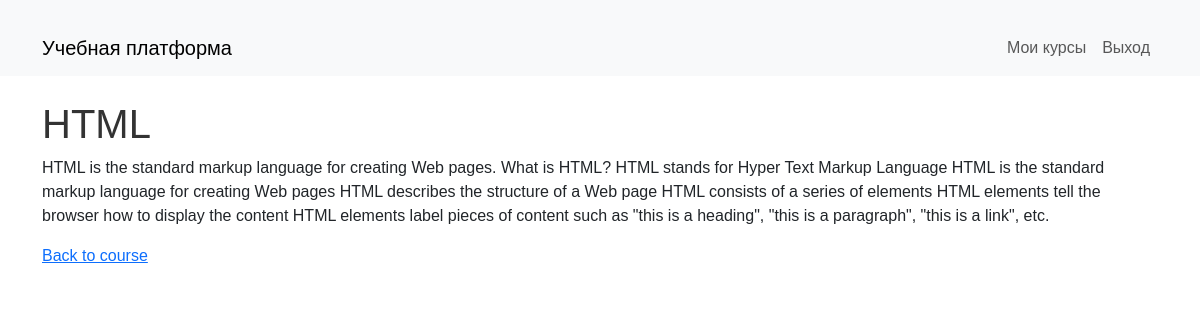
Screenshot of /course/1/lesson/1/ (signed in) with the database file from the repository.
### online_courses/models.py (models this page shows, shortened)
class Lesson(models.Model):
    module = models.ForeignKey(Module, on_delete=models.CASCADE)
    title = models.CharField(max_length=200)
    content = models.TextField(blank=True, null=True)
    video_url = models.URLField(blank=True, null=True)
    file = models.FileField(upload_to='lessons/files/', blank=True, null=True)

### online_courses/views.py (the view)
# urls.py: path('course/<int:course_id>/lesson/<int:lesson_id>/', lesson_detail, name='lesson_detail'),
@login_required
def lesson_detail(request, course_id, lesson_id):
    course = get_object_or_404(Course, id=course_id)
    lesson = get_object_or_404(Lesson, id=lesson_id, module__course=course)
    return render(request, 'lesson_detail.html', {'course': course, 'lesson': lesson})

### online_courses/templates/lesson_detail.html (shortened to what this page needs)
{% extends 'base.html' %}
{% block content %}
<h1>{{ lesson.title }}</h1>
<p>{{ lesson.content }}</p>
<p><a href="{% url 'online_courses:course_detail' course.id %}">Back to course</a></p>
{% endblock %}

### online_courses/static/css/style.css (style rules this page uses)
body { font-family: Arial, sans-serif; }
h1, h2 { color: #333; }

### rows the page displays
Lesson: title "HTML", content "HTML is the standard markup language for creating Web pages. What is HTML? HTML stands for Hyper Text Markup Language HTML is the standard markup language for creating Web pages HTML describes the structure of a Web page HTML consists of a series of elements HTML elements tell the browser how to display the content HTML elements label pieces of content such as \"this is a heading\", \"this is a paragraph\", \"this is a link\", etc."
